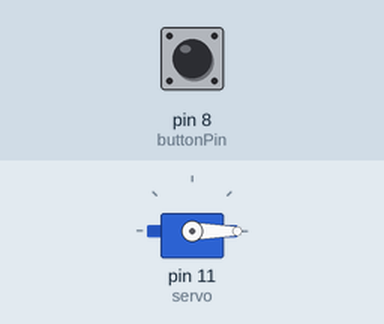
A sketch run on a simulated Arduino Uno, built with avr-gcc and run on an emulated ATmega328P. On the bench: servo. The inputs (shaded band) are chosen by the test bench; at power-on: pin 8 (buttonPin) HIGH.

Above: at 1.2 s.
1.3 s: pin 8 (buttonPin) pulled LOW for 3.2 s
At 5.6 s:
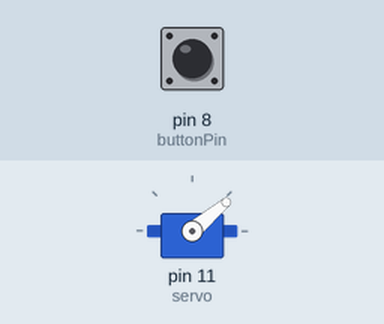
6.8 s: pin 8 (buttonPin) pulled LOW for 3.2 s
At 12.0 s:
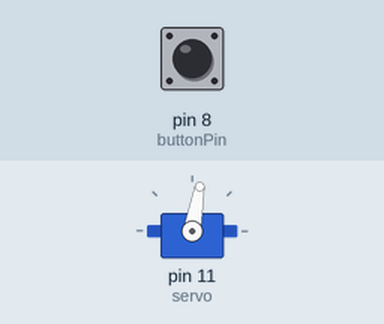
12.3 s: pin 8 (buttonPin) pulled LOW for 3.2 s
At 17.5 s:
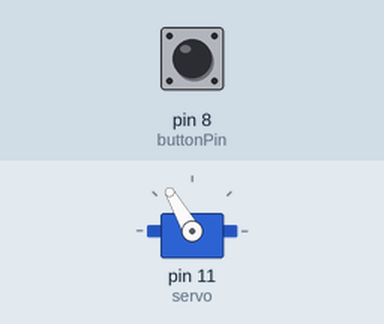
17.8 s: pin 8 (buttonPin) pulled LOW for 3.2 s
At 23.0 s:
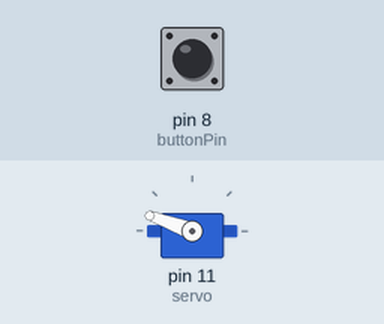
23.3 s: pin 8 (buttonPin) pulled LOW for 0.15 s
At 24.9 s:
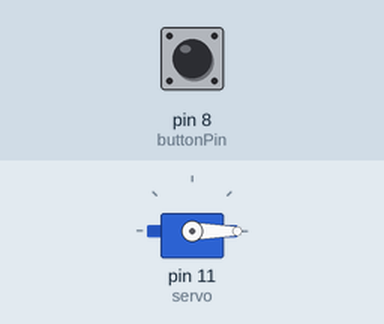
Timing chart, 0 to 26.4 s (numbered marks = the images above; inputs shaded):
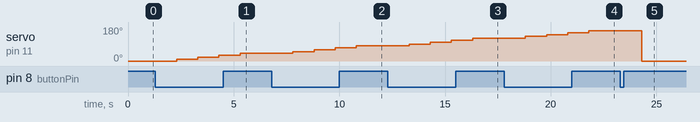

Measured:
- after the input at 1.3 s, servo on pin 11 (servo): 0° → 10° after 1.0 s, → 20° 1.0 s later, → 30° 1.0 s later, → 40° 1.0 s later
- after the input at 6.8 s, servo on pin 11 (servo): 40° → 50° after 1.0 s, → 60° 1.0 s later, → 70° 1.0 s later, → 80° 1.0 s later
- after the input at 12.3 s, servo on pin 11 (servo): 80° → 90° after 1.0 s, → 100° 1.0 s later, → 110° 1.0 s later, → 120° 1.0 s later
- after the input at 17.8 s, servo on pin 11 (servo): 120° → 130° after 1.0 s, → 140° 1.0 s later, → 150° 1.0 s later, → 160° 1.0 s later
- after the input at 23.3 s, servo on pin 11 (servo): 160° → 0° after 1.0 s

The sketch:

servo.ino
```cpp
#include <Servo.h>

#define dw digitalWrite
#define dr digitalRead
#define aw analogWrite
#define ar analogRead
#include <Servo.h>
Servo servo;
int buttonPin = 8;
  int sw = 0;

void setup() {
  Serial.begin(9600);

  servo.attach(11);
  servo.write(180);
   pinMode(buttonPin, INPUT_PULLUP);
}
void loop() {

  if (digitalRead(buttonPin) == LOW){
    sw++;
    delay(1000);
    if (sw>16){
      sw=0;
    }
  }
  servo.write(10*sw);


}
```
